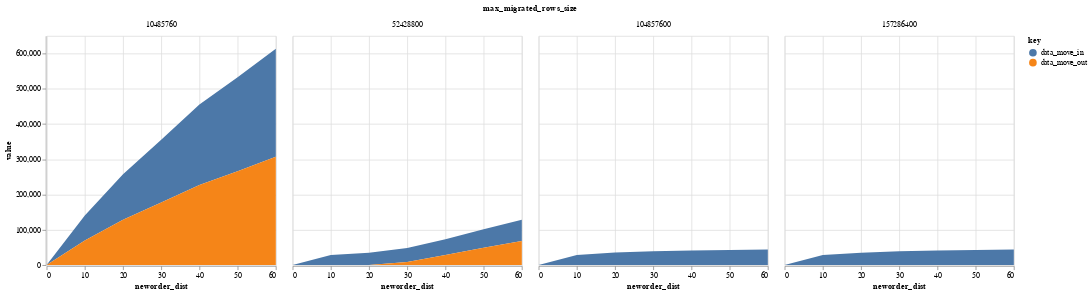

Source (notebook cell):
### Code cell
MOVES = [["data_move_in", "data_move_out"]]

plot_stack(MOVES)
